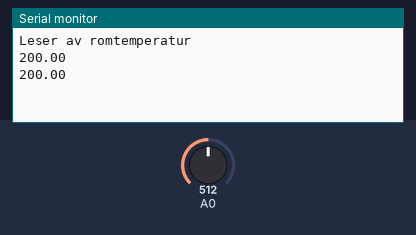
A sketch run on a simulated Arduino Uno, built with avr-gcc and run on an emulated ATmega328P. Shown: the last lines printed to the serial monitor. The test bench sets the inputs (shaded band); at power-on: A0 = 512.

Above: at 1.8 s.
1.9 s: A0 set to 716
At 2.8 s:
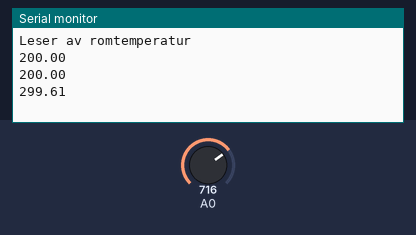
3.4 s: A0 set to 900
At 4.4 s:
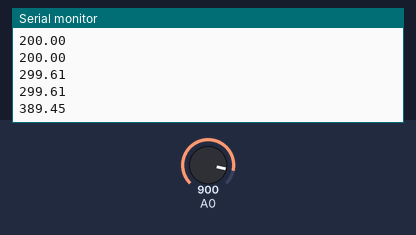
Timing chart, 0 to 6.4 s (numbered marks = the images above; inputs shaded):
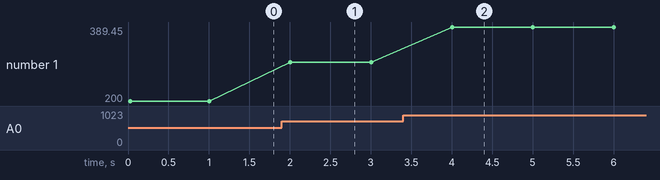

The sketch:

oppgave_1.ino
```cpp
void setup() {
  Serial.begin(9600);
  Serial.println("Leser av romtemperatur");


}

void loop() {
  int sensorValue = analogRead(A0); //Avleser verdi
  float voltage = sensorValue*(5.0 / 1024.0); //Konverter avlest verdi til voltage
  float grader = (voltage - 0.5)*100; //Konverterer til grader

  Serial.println(grader); //Printer ut gradeverdi
  delay(1000);


  // put your main code here, to run repeatedly:

}
```

Measured:
- after the input at 1.9 s, the serial monitor: prints a new line after 0.10 s (image 1)
- after the input at 3.4 s, the serial monitor: prints a new line after 0.60 s (image 2)
- plotted number 1: 200 → 299.61 after the input at 1.9 s, 299.61 → 389.45 after the input at 3.4 s
